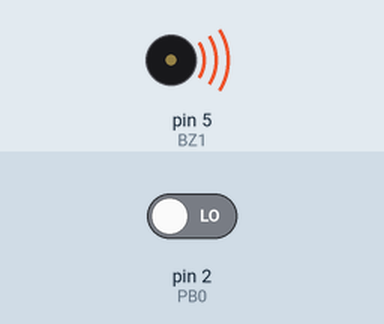
A sketch run on a simulated Arduino Uno, built with avr-gcc and run on an emulated ATmega328P. On the bench: buzzer (waves = sounding). Inputs (shaded band) come from the test bench; at power-on: pin 2 (PB0) LOW.

Above: at 0.3 s.
At 16.4 s:
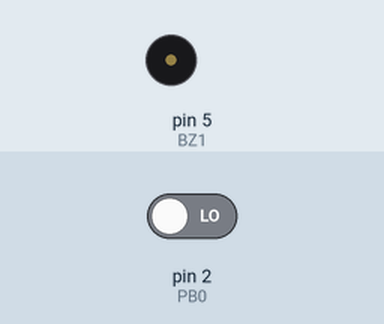
Timing chart, 0 to 21.8 s (numbered marks = the images above):
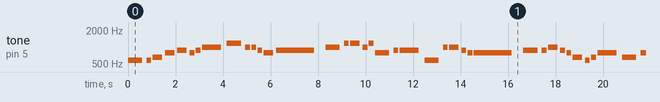

Measured:
- by itself, tone on pin 5 (BZ1): plays 587 Hz for 0.60 s, 587 Hz for 0.20 s, 659 Hz for 0.40 s, 784 Hz for 0.40 s, 880 Hz for 0.40 s, 784 Hz for 0.20 s … (222 notes in this stretch)

The sketch:

ex2-1-3.ino
```cpp
//========== ex2-1-3.ino ============
//========== Global Declaration ============
// pin 2 connected to key 0
// pin 5 connected to external drive buzzer
#define  PB0 2		// key 0 connected to digital pin 2
#define  BZ1 5		// external drive buzzer connected to digital pin 5
#define  speed 50	// define speed
// declare the frequency array
const int tone0[]={494,523,587,659,698,784,880,988,1046,1175,1318};
// declare the note array
const int song0[]={ 2,2,3,5,  6,5,6,7,  9,7,7,6,5,  6,
               7,9,9,7,9,  5,6,6,  2,7,7,6,5,  5,
               6,6,7,6,5,  3,2,3,5,  3,5,6,7,  9,
               9,9,10,9,7,  7,6,5,3,  2,7,7,6,5,  5, 100}; //100= termination number
// declare the beat array
const int beat0[]={ 12,4,8,8,  8,4,4,16,  12,4,4,4,8,  32,
               12,4,8,4,4,  12,4,16,  12,4,8,4,4,  32,
               12,4,8,4,4,  8,4,4,16,  12,8,8,8,  32,
               12,4,8,4,4,  8,4,4,16,  12,4,8,4,4,  32};
//========== Initialization ============
void setup()
{	pinMode(PB0, INPUT);	// configure digital pin 2 as an input
	pinMode(BZ1, OUTPUT);	// configure digital pin 5 as an output
}
//========== Main Code ============
void loop()
{  int PB;			// declare an integer variable named PB
   PB=digitalRead(PB0); 	// read and store key 0 state in PB
   if (!PB)			// if key 0 is pressed,
   {  int i=0; 			// declare an integer variable i (array index)
      while(song0[i]!=100) // if not a termination character, execute the while loop
      {	int duration = speed*beat0[i]; 	     // calculate beats
	tone(BZ1,tone0[song0[i]],duration);  // play the music
	delay(duration*1.3);	 	     // pause
	i++;				// next tone
      }
      noTone(BZ1); 			// muting
    }
}
```
